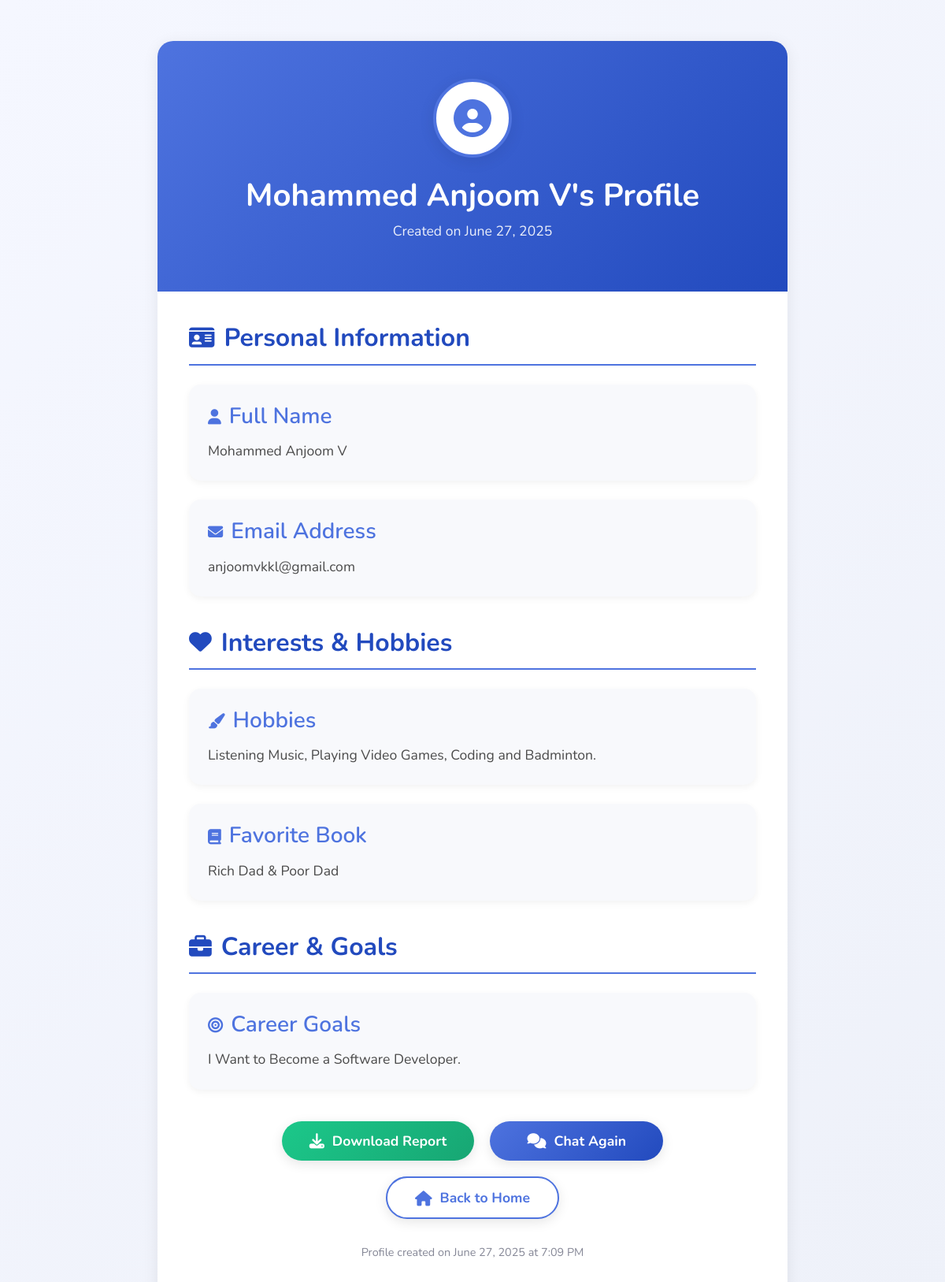
Screenshot of /profile/3/ with the database file from the repository.
### chatbot/models.py (models this page shows, shortened)
class UserProfile(models.Model):
    name = models.CharField(max_length=100)
    email = models.EmailField()
    hobbies = models.TextField()
    favorite_book = models.CharField(max_length=200)
    career_goal = models.TextField()
    created_at = models.DateTimeField(auto_now_add=True)

### chatbot/views.py (the view)
# urls.py: path('profile/<int:profile_id>/', profile_view, name='profile'),
def profile_view(request, profile_id):
    profile = UserProfile.objects.get(id=profile_id)
    return render(request, 'profile.html', {'profile': profile})

### templates/profile.html (shortened to what this page needs)
<!DOCTYPE html>
<html lang="en">
<head>
    <link href="https://cdn.jsdelivr.net/npm/bootstrap@5.3.0/dist/css/bootstrap.min.css" rel="stylesheet">
    <link rel="stylesheet" href="https://cdnjs.cloudflare.com/ajax/libs/font-awesome/6.4.0/css/all.min.css">
</head>
<body>
    <div class="profile-container">
        <div class="profile-header">
            <div class="profile-icon">
                <i class="fas fa-user-circle"></i>
            </div>
            <h1>{{ profile.name }}'s Profile</h1>
            <p>Created on {{ profile.created_at|date:"F j, Y" }}</p>
        </div>
        <div class="profile-body">
            <div class="profile-section">
                <h2><i class="fas fa-id-card"></i> Personal Information</h2>
                <div class="info-card">
                    <h3><i class="fas fa-user"></i> Full Name</h3>
                    <p>{{ profile.name }}</p>
                </div>
                <div class="info-card">
                    <h3><i class="fas fa-envelope"></i> Email Address</h3>
                    <p>{{ profile.email }}</p>
                </div>
            </div>
            <div class="profile-section">
                <h2><i class="fas fa-heart"></i> Interests & Hobbies</h2>
                <div class="info-card">
                    <h3><i class="fas fa-paint-brush"></i> Hobbies</h3>
                    <p>{{ profile.hobbies }}</p>
                </div>
                <div class="info-card">
                    <h3><i class="fas fa-book"></i> Favorite Book</h3>
                    <p>{{ profile.favorite_book }}</p>
                </div>
            </div>
            <div class="profile-section">
                <h2><i class="fas fa-briefcase"></i> Career & Goals</h2>
                <div class="info-card">
                    <h3><i class="fas fa-bullseye"></i> Career Goals</h3>
                    <p>{{ profile.career_goal }}</p>
                </div>
            </div>
            <div class="action-buttons">
                <a href="{% url 'download_report' profile.id %}" class="btn btn-download action-btn">
                    <i class="fas fa-download"></i>Download Report
                </a>
                <a href="{% url 'chat' %}" class="btn btn-profile action-btn">
                    <i class="fas fa-comments"></i>Chat Again
                </a>
                <a href="/" class="btn btn-restart action-btn">
                    <i class="fas fa-home"></i>Back to Home
                </a>
            </div>
            <div class="created-at">
                <p>Profile created on {{ profile.created_at|date:"F j, Y" }} at {{ profile.created_at|time:"g:i A" }}</p>
            </div>
        </div>
    </div>
</body>
</html>

### templates/profile.html (style rules this page uses)
:root { --primary: #4e73df; --primary-dark: #224abe; --secondary: #f8f9fc; --accent: #36b9cc; --text: #4a4a4a; --light-text: #858796; --success: #1cc88a; --shadow: 0 4px 20px rgba(0, 0, 0, 0.08); }
* { margin: 0; padding: 0; box-sizing: border-box; }
body { font-family: 'Nunito', sans-serif; background: linear-gradient(135deg, #f5f7ff 0%, #eef1f9 100%); color: var(--text); min-height: 100vh; padding: 20px; }
.profile-container { max-width: 800px; margin: 2rem auto; border-radius: 20px; box-shadow: var(--shadow); overflow: hidden; background: white; }
.profile-header { background: linear-gradient(135deg, var(--primary) 0%, var(--primary-dark) 100%); color: white; padding: 3rem 2rem; text-align: center; position: relative; }
.profile-icon { width: 100px; height: 100px; border-radius: 50%; background: white; display: flex; align-items: center; justify-content: center; margin: 0 auto 1.5rem; box-shadow: var(--shadow); border: 4px solid var(--primary); }
.profile-icon i { font-size: 48px; color: var(--primary); }
.profile-header h1 { font-weight: 700; font-size: 2.5rem; margin-bottom: 0.5rem; }
.profile-header p { font-size: 1.1rem; opacity: 0.9; }
.profile-body { padding: 2.5rem; }
.profile-section { margin-bottom: 2.5rem; }
.profile-section h2 { color: var(--primary-dark); border-bottom: 2px solid var(--primary); padding-bottom: 0.8rem; margin-bottom: 1.5rem; font-weight: 700; display: flex; align-items: center; }
.profile-section h2 i { margin-right: 12px; font-size: 1.8rem; }
.info-card { background: var(--secondary); border-radius: 15px; padding: 1.5rem; margin-bottom: 1.5rem; box-shadow: 0 3px 10px rgba(0, 0, 0, 0.05); transition: all 0.3s ease; }
.info-card h3 { color: var(--primary); margin-bottom: 0.8rem; font-weight: 600; display: flex; align-items: center; }
.info-card h3 i { margin-right: 10px; font-size: 1.2rem; }
.info-card p { font-size: 1.1rem; line-height: 1.6; color: var(--text); margin-bottom: 0; }
.action-buttons { display: flex; justify-content: center; gap: 20px; margin-top: 2rem; flex-wrap: wrap; }
.action-btn { border-radius: 50px; padding: 12px 35px; font-weight: 700; font-size: 1.1rem; transition: all 0.3s; display: flex; align-items: center; justify-content: center; min-width: 220px; box-shadow: 0 4px 15px rgba(0, 0, 0, 0.1); text-decoration: none !important; }
.action-btn i { margin-right: 10px; font-size: 1.2rem; }
.btn-download { background: linear-gradient(135deg, var(--success) 0%, #17a673 100%); color: white !important; border: none; }
.btn-profile { background: linear-gradient(135deg, var(--primary) 0%, var(--primary-dark) 100%); color: white !important; border: none; }
.btn-restart { background: white; border: 2px solid var(--primary); color: var(--primary) !important; }
.created-at { text-align: center; margin-top: 2rem; color: var(--light-text); font-size: 0.9rem; }

### rows the page displays
UserProfile: name "Mohammed Anjoom V", created_at "June 27, 2025", email "anjoomvkkl@gmail.com", hobbies "Listening Music, Playing Video Games, Coding and Badminton.", favorite_book "Rich Dad & Poor Dad", career_goal "I Want to Become a Software Developer.", created_at "7:09 PM"
